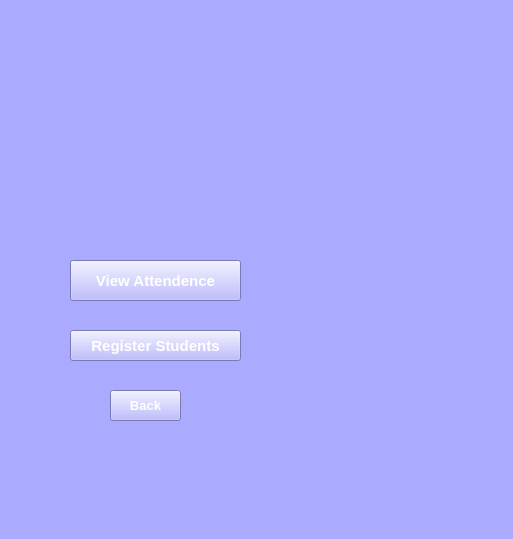
<?xml version="1.0" encoding="UTF-8"?>
<ui version="4.0">
 <class>MainWindow</class>
 <widget class="QMainWindow" name="MainWindow">
  <property name="geometry">
   <rect>
    <x>0</x>
    <y>0</y>
    <width>513</width>
    <height>539</height>
   </rect>
  </property>
  <property name="windowTitle">
   <string>MainWindow</string>
  </property>
  <property name="styleSheet">
   <string notr="true">background-color: rgb(255, 85, 0);
background-color: rgb(170, 170, 255);</string>
  </property>
  <widget class="QWidget" name="centralwidget">
   <widget class="QLabel" name="label">
    <property name="geometry">
     <rect>
      <x>40</x>
      <y>50</y>
      <width>221</width>
      <height>201</height>
     </rect>
    </property>
    <property name="text">
     <string/>
    </property>
    <property name="pixmap">
     <pixmap>../../image/2097152.jpg</pixmap>
    </property>
    <property name="scaledContents">
     <bool>true</bool>
    </property>
   </widget>
   <widget class="QPushButton" name="Attendence">
    <property name="geometry">
     <rect>
      <x>70</x>
      <y>260</y>
      <width>171</width>
      <height>41</height>
     </rect>
    </property>
    <property name="font">
     <font>
      <pointsize>11</pointsize>
      <weight>75</weight>
      <bold>true</bold>
     </font>
    </property>
    <property name="styleSheet">
     <string notr="true">color: rgb(255, 255, 255);</string>
    </property>
    <property name="text">
     <string>View Attendence</string>
    </property>
   </widget>
   <widget class="QPushButton" name="Resister">
    <property name="geometry">
     <rect>
      <x>70</x>
      <y>330</y>
      <width>171</width>
      <height>31</height>
     </rect>
    </property>
    <property name="font">
     <font>
      <pointsize>11</pointsize>
      <weight>75</weight>
      <bold>true</bold>
     </font>
    </property>
    <property name="styleSheet">
     <string notr="true">color: rgb(255, 255, 255);</string>
    </property>
    <property name="text">
     <string>Register Students</string>
    </property>
   </widget>
   <widget class="QPushButton" name="pushButton_3">
    <property name="geometry">
     <rect>
      <x>110</x>
      <y>390</y>
      <width>71</width>
      <height>31</height>
     </rect>
    </property>
    <property name="font">
     <font>
      <pointsize>10</pointsize>
      <weight>75</weight>
      <bold>true</bold>
     </font>
    </property>
    <property name="styleSheet">
     <string notr="true">color: rgb(255, 255, 255);</string>
    </property>
    <property name="text">
     <string>Back</string>
    </property>
   </widget>
  </widget>
  <widget class="QMenuBar" name="menubar">
   <property name="geometry">
    <rect>
     <x>0</x>
     <y>0</y>
     <width>513</width>
     <height>21</height>
    </rect>
   </property>
  </widget>
  <widget class="QStatusBar" name="statusbar"/>
 </widget>
 <resources/>
 <connections/>
</ui>
